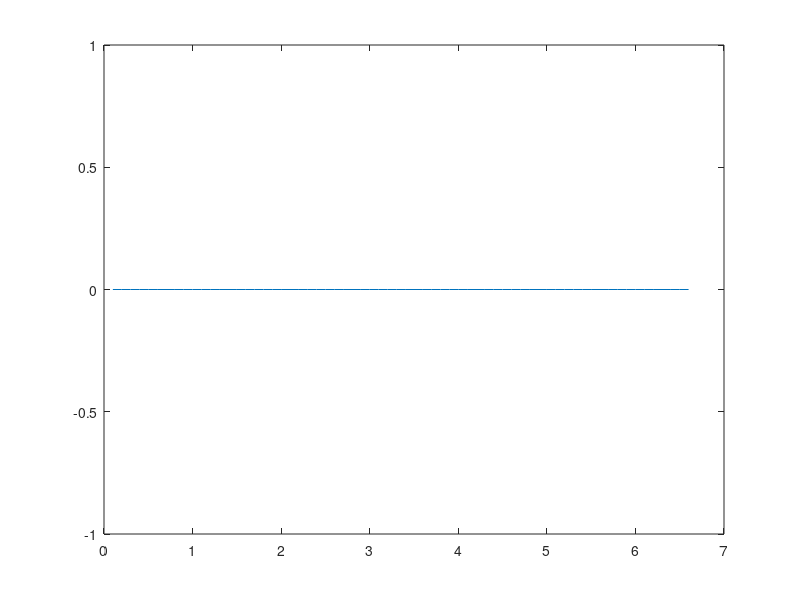

MATLAB code for this plot:
clc;
howmany =input('how many erth quake matrix do you have? ');
Z=input('Zeta? ') ;
M=input('mass ? ') ;
dT=input('Delta time ? ') ;
bbb = 0.1 : .1 : 6.6;
p=numel(bbb);

Deff1 =[ 1:p ;1:p ;1:p ];
%-----------------------------------------------------------

clc;

for bar = 1:1:3
    
    
    
matrix= input('matrix please... ');
PGA= input('PGA pls? ');
dT=input('Delta time ? ') ;

[n,m]=size(matrix);

% **************?????? ??? ?????*****************    
j=1;

 for v = 1:m
 for i = 1:n
    
    k(1,j)= matrix(i,v);
    j=j+1;
end;

 end;

jjj=1;


k=((0.25)/PGA)*k;

for Tn = 0.1 : .1 : 6.6
 
     
   
% ???? ???? ?? ?????? ?? ????.

omega =(2*pi)/(Tn);
K =(omega^2)*M;
sizeofmat =numel(matrix);


Wn=(K/M)^0.5;
Wd= Wn*((1-Z^2)^0.5);
e=2.71828;

A=e^(-Z*Wn*dT)*((Z/((1-(Z^2))^0.5))*sin(Wd*dT)+cos(Wd*dT));
B=e^(-Z*Wn*dT)*(1/(Wd)*sin(Wd*dT));
C=(1/K)*[(2*Z/(Wn*dT))+e^(-Z*Wn*dT)*[(((1-2*Z^2)/(Wd*dT))-Z/((1-Z^2)^0.5))*sin(Wd*dT)-(1+(2*Z)/(Wn*dT))*cos(Wd*dT)]];
D=(1/K)*[1-(2*Z)/(Wn*dT)+e^(-Z*Wn*dT)*(((2*Z^2-1)/(Wd*dT))*sin(Wd*dT)+((2*Z)/(Wn*dT))*cos(Wd*dT))];
A2=-e^(-Z*Wn*dT)*(Wn/((1-Z^2)^0.5)*sin(Wd*dT));
B2= e^(-Z*Wn*dT)*(cos(Wd*dT)-(Z/((1-Z^2)^0.5))*sin(Wd*dT));
C2= (1/K)*[-1/dT+e^(-Z*Wn*dT)*[((Wn/((1-Z^2)^0.5))+Z/(dT*((1-Z^2)^0.5)))*sin(Wd*dT)+(1/dT)*cos(Wd*dT)]];
D2= (1/(K*dT))*[1-e^(-Z*Wn*dT)*((Z/(1-Z^2)^0.5)*sin(dT*Wd)+cos(Wd*dT))];



pe(1,1)=0;
u1(1,1)=0;
u2(1,1)=0;
u3(1,1)=0;
t=1:sizeofmat;

k(1,(sizeofmat))=0;

for i = 1:sizeofmat
    
     pe(1,i+1)   = k(1,i)*M;
    
    u1(1,i+1)   = A*u1(1,i)+B*u2(1,i)+ C*pe(1,i)+D*pe(1,i+1);
    
    u2(1,1+i)   = A2*u1(1,i)+B2*u2(1,i)+ C2*pe(1,i)+D2*pe(1,i+1);
    
    u3(1,i+1)   = (u2(1,1+i)-u2(1,i))/0.0024;
    
end;
            u1=abs(u1);
            Deff1(bar,jjj)=max(max(u1));
              jjj=jjj+1;
  
end;
end;
          
deflection=[1:p];
for bar= 1 :1 :p
     deflection(1,bar) = 0.33*(Deff1(1,bar)+Deff1(1,bar)+Deff1(1,bar));
    
end;
iii=numel(deflection);
for nnn=1:1:numel(deflection)
    deff2(1,iii)=deflection(1,nnn);
    iii=iii-1;
end;
plot(bbb,deff2);     